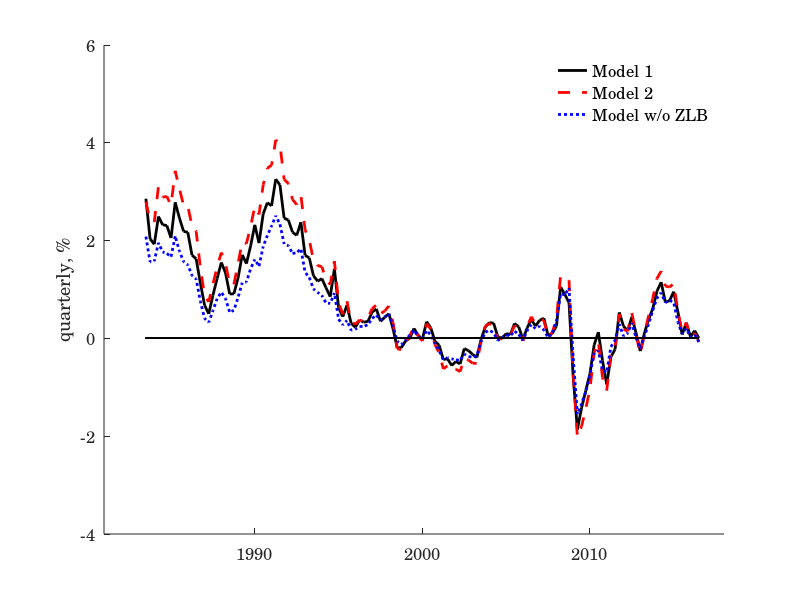

Write MATLAB code to recreate this figure.
%%

%%  Plot Variables
%%  'series_R_lag', 'series_mu_a', 'series_z_b', 'series_r_star', ...
%%       'series_r', 'series_y', 'series_pi', 'series_shock_mp', ...
%%      

set(0,'defaultAxesFontSize',12);
set(0,'defaultAxesFontName','century');
set(0,'defaultTextFontSize',12);
set(0,'defaultTextFontName','century');

addpath('./data_sample')

load('model0_state.mat');
     M0.series_R_lag = series_R_lag;
     M0.series_mu_a  = series_mu_a;
     M0.series_z_b   = series_z_b;
     M0.series_r_star =series_r_star;
     M0.series_r      =series_r   ;
     M0.series_y      =series_y ;
     M0.series_pi     =series_pi ;
     M0.series_shock_mp = series_shock_mp;
load('model1_state.mat');
     M1.series_R_lag = series_R_lag;
     M1.series_mu_a  = series_mu_a;
     M1.series_z_b   = series_z_b;
     M1.series_r_star =series_r_star;
     M1.series_r      =series_r   ;
     M1.series_y      =series_y ;
     M1.series_pi     =series_pi ;
     M1.series_shock_mp = series_shock_mp;
load('model2_state.mat');
     M2.series_R_lag = series_R_lag;
     M2.series_mu_a  = series_mu_a;
     M2.series_z_b   = series_z_b;
     M2.series_r_star =series_r_star;
     M2.series_r      =series_r   ;
     M2.series_y      =series_y ;
     M2.series_pi     =series_pi ;
     M2.series_shock_mp = series_shock_mp;

% plot

s =1983.0;
 ti = (s+2/4):0.25:s+(Tobs+1)/4; 

h_D = figure('Position',[20,20,900,300],'Name','Filtered Posterior',...
      'Color','w','File','Natural_Rate');
% subplot(1,1,1)
hold on 
plot(ti, M1.series_r_star(1:Tobs,1),'LineStyle','-','Color','black', 'LineWidth',2.0); 
plot(ti, M2.series_r_star(1:Tobs,1),'LineStyle','--','Color','r', 'LineWidth',2.0);
plot(ti, M0.series_r_star(1:Tobs,1),'LineStyle',':','Color','b', 'LineWidth',2.0); 
plot(ti, zeros(size(ti,2)),'k-'); 
hold off
% ylim([-0.6 1.3])
ylabel(' quarterly, % ')
xlim([1981  2018])
% title('Natural Rate of Interest')
lgnd = legend({'Model 1', 'Model 2', 'Model w/o ZLB'}, 'FontSize',12);
set(lgnd, 'Box', 'off')

savefig('./output/Fig7_Natural_rate.fig'); 

% h_D = figure('Position',[20,20,900,300],'Name','Filtered Posterior','Color','w','File','mu_a');
% % subplot(1,1,1)
% hold on 
% plot(ti, M1.series_mu_a(1:Tobs,1),'LineStyle','-','Color','black', 'LineWidth',2.0); 
% plot(ti, M2.series_mu_a(1:Tobs,1),'LineStyle','--','Color','r', 'LineWidth',2.0);
% plot(ti, M0.series_mu_a(1:Tobs,1),'LineStyle',':','Color','b', 'LineWidth',2.0); 
% plot(ti, zeros(size(ti,2)),'k-'); 
% hold off
% % ylim([-0.6 1.3])
% ylabel(' quarterly, % ')
% xlim([1981  2018])
% title('TFP ')
% lgnd = legend({'Model 1', 'Model 2', 'Model w/o ZLB'},'FontSize',12);
% set(lgnd, 'Box', 'off')
% 
% h_D = figure('Position',[20,20,900,300],'Name','Filtered Posterior','Color','w','File','z_b');
% % subplot(1,1,1)
% hold on 
% plot(ti, M1.series_z_b(1:Tobs,1),'LineStyle','-','Color','black', 'LineWidth',2.0); 
% plot(ti, M2.series_z_b(1:Tobs,1),'LineStyle','--','Color','r', 'LineWidth',2.0);
% plot(ti, M0.series_z_b(1:Tobs,1),'LineStyle',':','Color','b', 'LineWidth',2.0); 
% plot(ti, zeros(size(ti,2)),'k-'); 
% hold off
% % ylim([-0.6 1.3])
% ylabel(' quarterly, % ')
% xlim([1981  2018])
% title('Preference ')
% lgnd = legend({'Model 1', 'Model 2', 'Model w/o ZLB'},'FontSize',12);
% set(lgnd, 'Box', 'off')

% %% comparison of Fig 5 and 6
% figure(1)
% plot([M1.series_r_star(1:Tobs,1) 100*log(decomp_t(1:end,6)) ...
%       M1.series_r_star(1:Tobs,1)-100*log(decomp_t(1:end,6))] ,...
%     'LineWidth',2.0   )
% legend('Fig 5', 'Fig 6','Difference')

